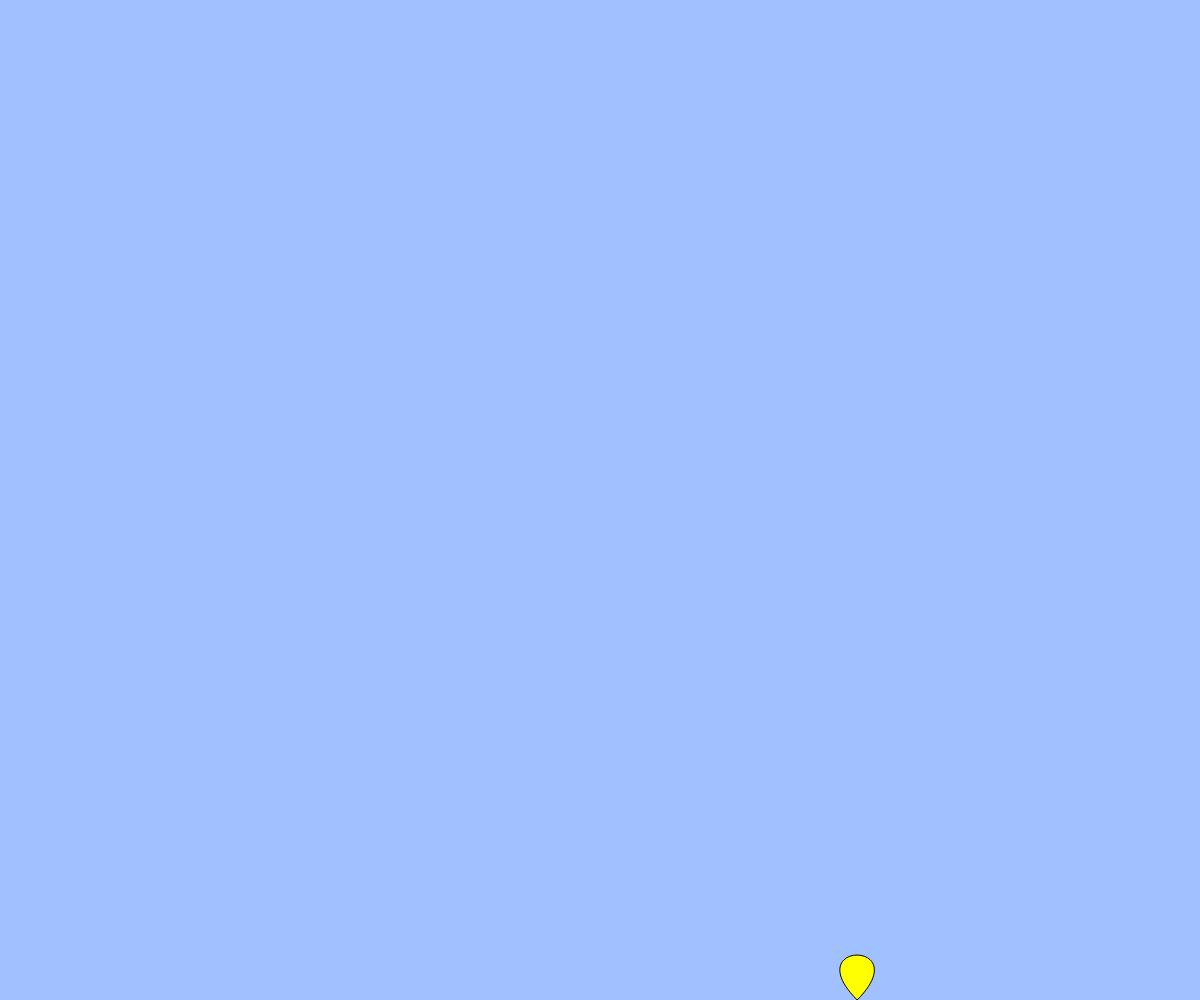
Frame 1 (no input)
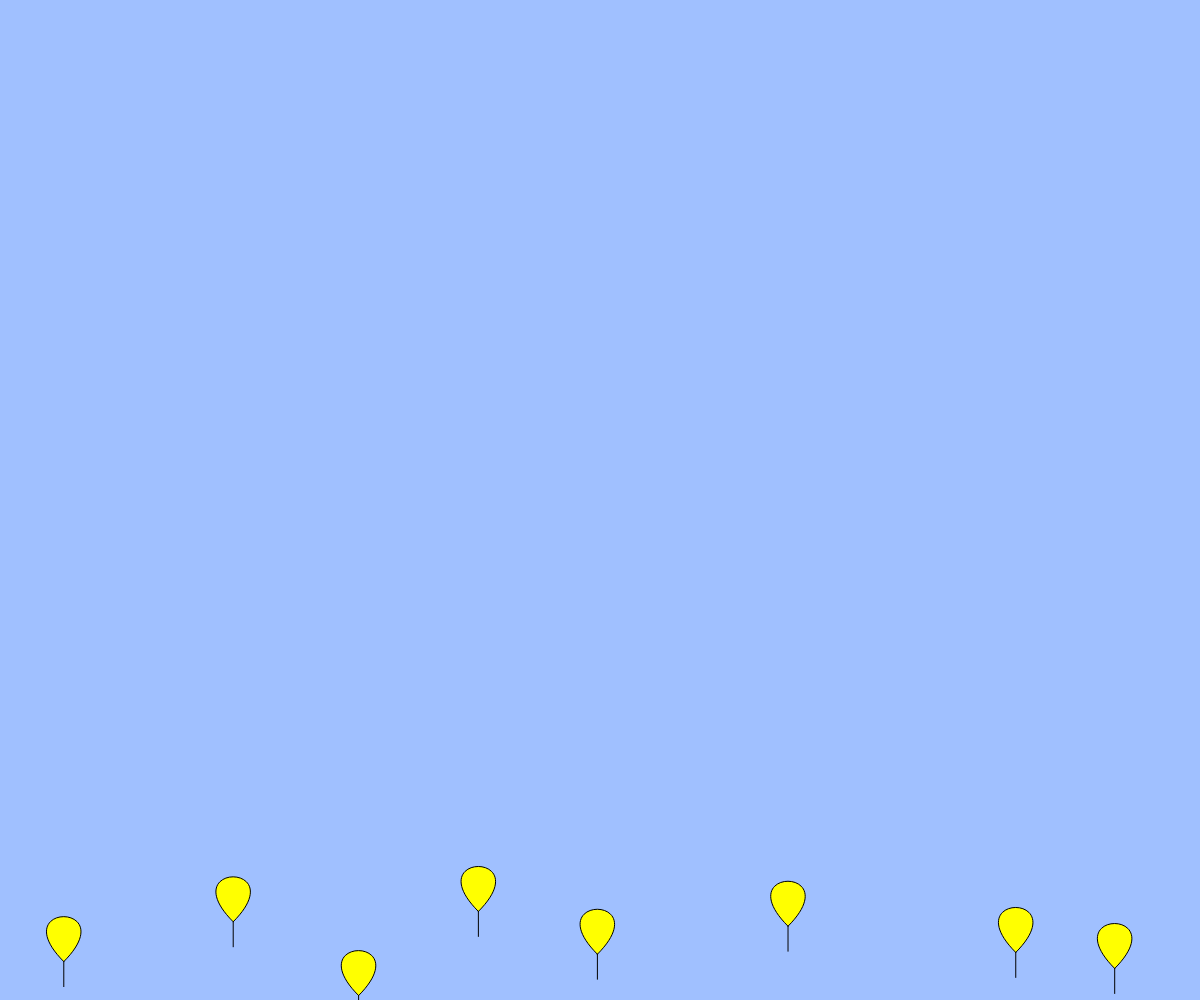
Frame 60 (no input)
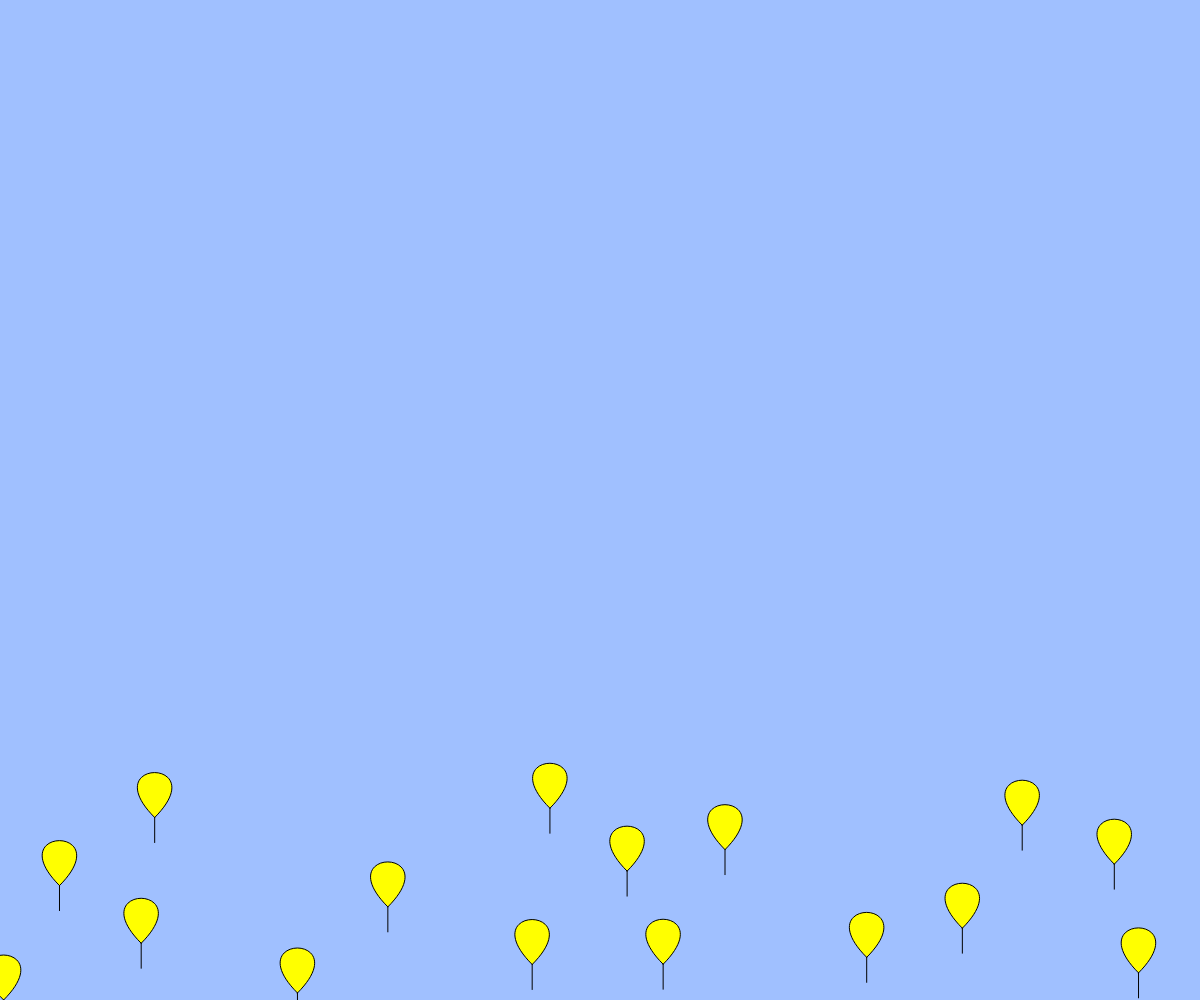
Frame 120 (the mouse pressed at the canvas centre since frame 60)

The p5.js sketch that drew these frames (run headless with seeded random() and noise() and a simulated clock; from frame 60 on, the mouse is pressed at the canvas centre):

// p5.js sketch
// ── sketch.js
let balloons;
let circle;

function setup() {
  createCanvas(windowWidth, windowHeight);
  balloons = [];
  circle=[];
}

function draw() {
  background(160, 192, 255);
  
  const newBalloon = CreateBalloon();
  if (newBalloon) {
    let attempts = 0;
    while (Overlap(newBalloon) && attempts < 10) {
      newBalloon.x = random(0, width);
      newBalloon.y = height;
      attempts++;
    }
    if (!Overlap(newBalloon)) {
      balloons.push(newBalloon);
    }
  }
 
    if(mouseIsPressed){
       for (let i = 0; i < balloons.length; i++) {
    let b = balloons[i];
      if((mouseX>b.x-35&&mouseX<b.x+35)&&(mouseY>b.y-55&&mouseY<b.y+15)){
        balloons.splice(i,1); 
        for(let i = 0; i < 16; i++){
          let s =50;
          let angle = TWO_PI * i / 16;
          let x = b.x+ cos(angle) * s;
          let y = b.y-20 + sin(angle) * s;
          fill("red");
           ellipse(x, y, 5);
         }
       }
    }
    }

  for (let i = 0; i < balloons.length; i++) {
    let b = balloons[i];
    fill('yellow');
    bezier(b.x, b.y, b.x - 60, b.y - 60, b.x + 60, b.y - 60, b.x, b.y);
    line(b.x, b.y, b.x, b.y + 25);
    noFill();
    //ellipse(b.x,b.y-20,50);

    b.x += b.vx;
    b.y += b.vy;

  
      
    for (let j = 0; j < balloons.length; j++) {
      if (i !== j) {
        let c = balloons[j];
        let mid = dist(b.x, b.y - 20, c.x, c.y - 20);
        if (mid < 100) {
          let angle = atan2(c.y - b.y, c.x - b.x);
          let overlap = 100 - mid;

          b.x -= cos(angle) * overlap / 2;
          b.y -= sin(angle) * overlap / 2;
          c.x += cos(angle) * overlap / 2;
          c.y += sin(angle) * overlap / 2;
        }
      }
    }

    if (b.x < 0 || b.x > width) {
      b.vx = -b.vx;
    }

    b.x = constrain(b.x, 60, width - 60);
    b.y = constrain(b.y, 60, height);
  }
}


function CreateBalloon() {
  if (frameCount % 7 === 1) {
    return {
      x: random(0, width),
      y: height,
      vx: random(-2, 2),
      vy: random(-2, -1)
    };
  }
  
}

function Overlap(newBalloon) {
  for (let i = 0; i < balloons.length; i++) {
    let b = balloons[i];
    let mid = dist(newBalloon.x, newBalloon.y - 20, b.x, b.y - 20);
    if (mid < 100) {
      return true;
    }
  }
  return false;
}



function windowResized() {
  resizeCanvas(windowWidth, windowHeight);
}
